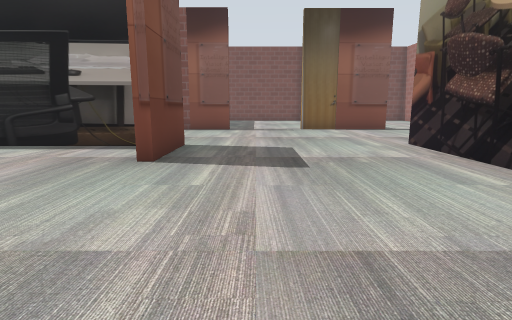
view 1 (above)

24 first-person views from a walk through a robot-simulator world made for Gazebo. The camera is 0.5 m above the floor, tilts 10° down and sees 80° across. The floor is counted in squares, 0.5 m on a side. Each view is taken from the middle of a square. On the plan, view 1 faces up. The plan holds only what a view shows up to about 12 squares ahead; the rest is blank. The place goes on beyond the plan. Gazebo's built-in surfaces are drawn with simple patterns.

view 2
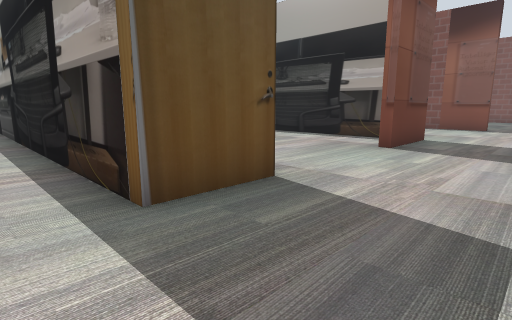

view 3
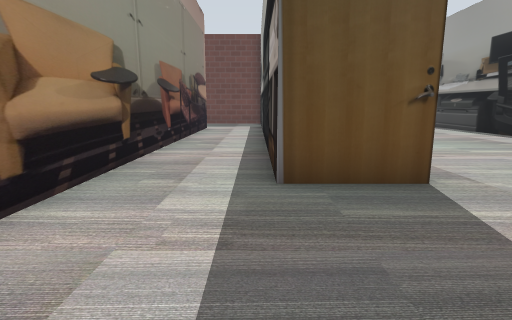

view 4
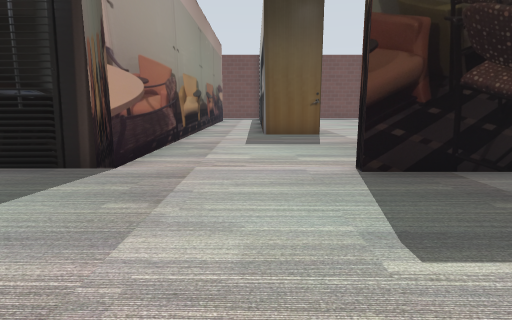

view 5
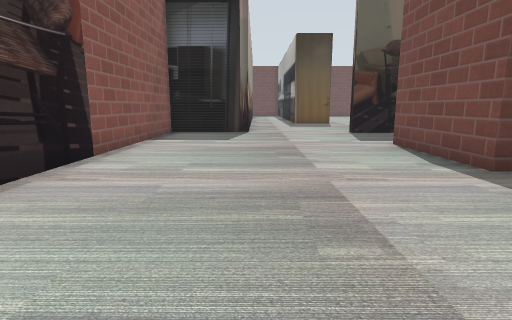

view 6
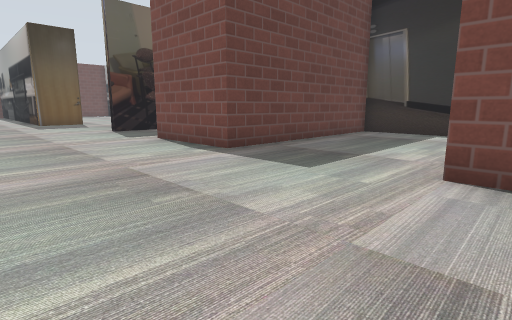

view 7
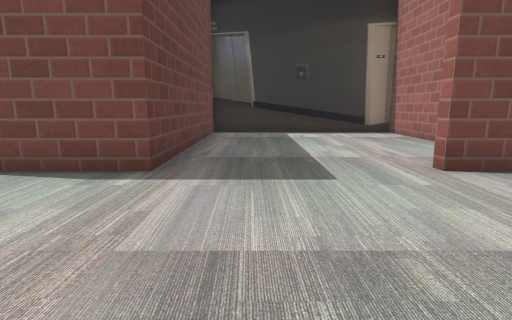

view 8
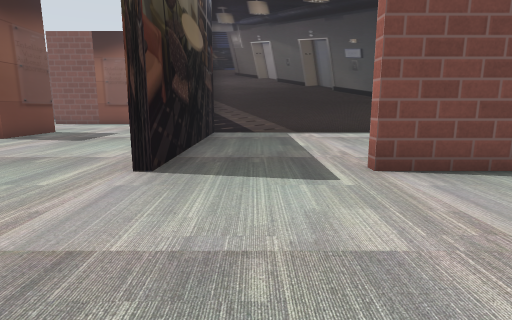

view 9
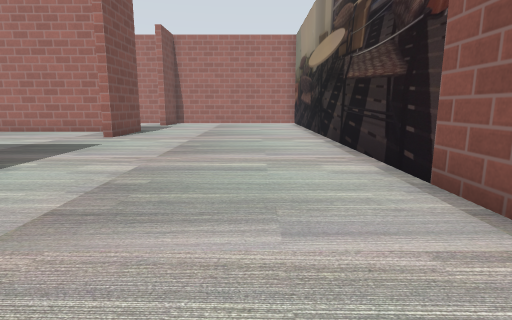

view 10
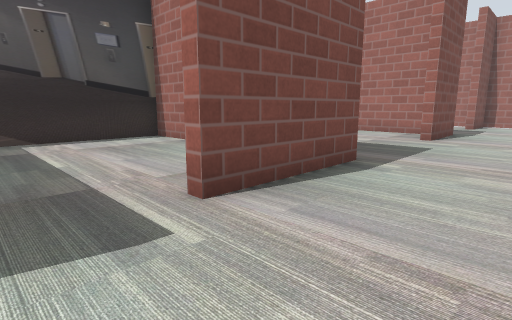

view 11
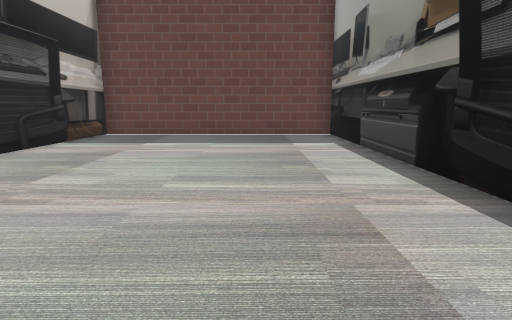

view 12
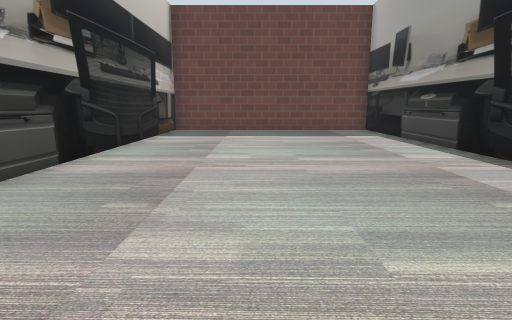

view 13
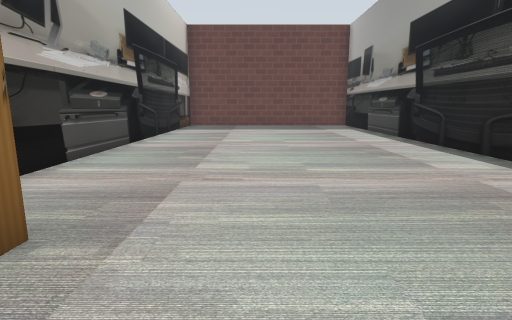

view 14
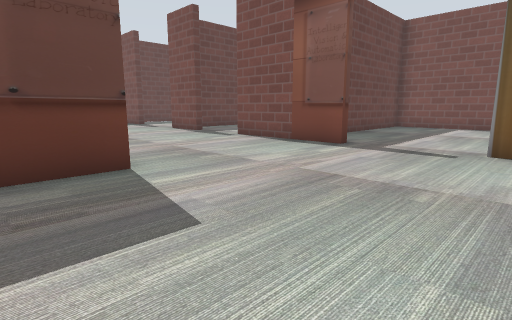

view 15
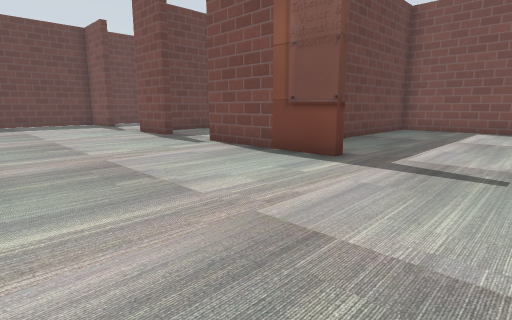

view 16
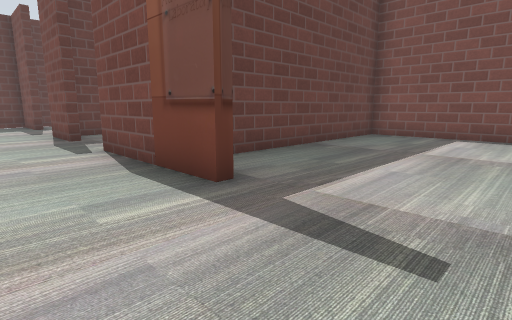

view 17
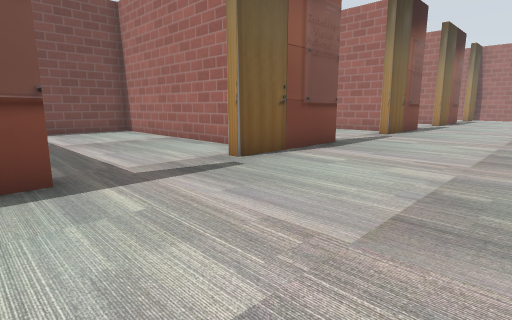

view 18
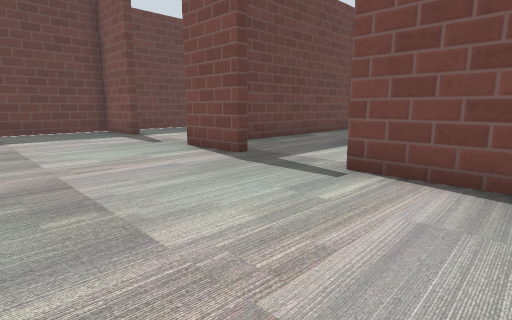

view 19
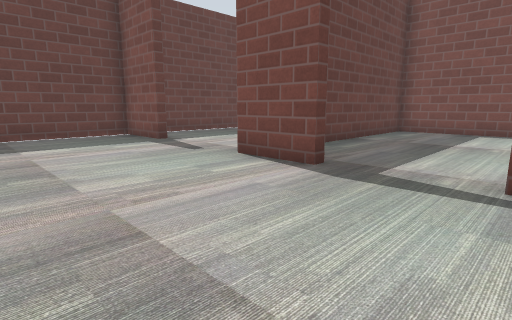

view 20
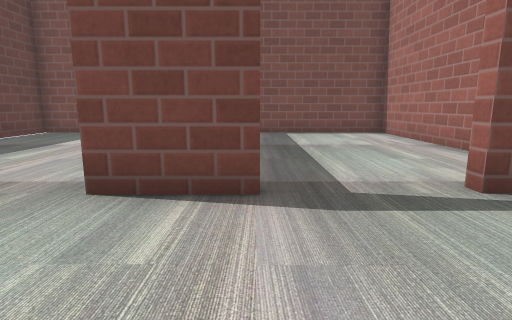

view 21
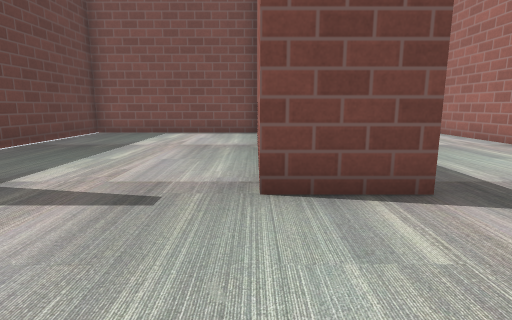

view 22
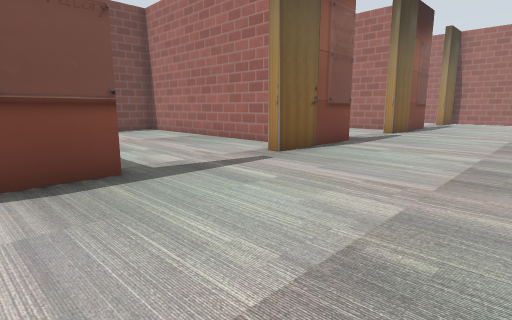

view 23
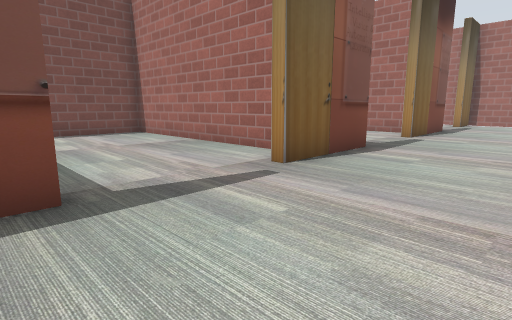

view 24
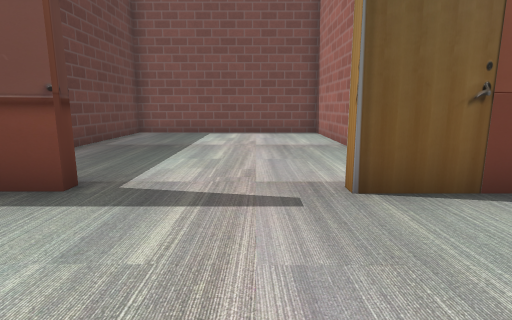

### Floor plan
Ten units are one square. View 1 is at (0, 0); x grows to the right and y downward. Boxes are objects, and circles mark ways between rooms. Rooms are numbered by the first view taken in them; rooms with no view inside come last. Other rooms are left out.
<svg viewBox="-166 -223 356 291">
<path fill="none" stroke="#000" d="M-19 -14 -19 7 -134 7M-106 33 41 33M114 -7 77 -7M41 33 41 63 185 63M44 -7 40 -7M185 -7 159 -7M-30 -77 -161 -77 -161 4 -42 4M-19 -55 -22 -55M-11 -134 -54 -134M-19 -81 -19 -55M-79 -134 -99 -134 -99 -146M32 -152 32 -218 -29 -218 -29 -151M58 -134 20 -134M41 -47 41 -82M-138 -134 -161 -134 -161 -99M124 -134 90 -134M185 -134 155 -134M-32 -168 -32 -218 -96 -218 -96 -141M181 -16 181 -77 114 -77 114 -7M-99 -161 -99 -169M-99 -218 -161 -218 -161 -150M111 -60 111 -77 44 -77 44 -7"/>
<circle cx="40" cy="10" r="3" fill="#2a7"/>
<circle cx="10" cy="-10" r="3" fill="#2a7"/>
<circle cx="135" cy="-10" r="3" fill="#2a7"/>
<circle cx="60" cy="-10" r="3" fill="#2a7"/>
<circle cx="-20" cy="-35" r="3" fill="#2a7"/>
<circle cx="45" cy="-110" r="3" fill="#2a7"/>
<circle cx="-65" cy="-135" r="3" fill="#2a7"/>
<circle cx="-120" cy="-140" r="3" fill="#2a7"/>
<text x="-30" y="20">1</text>
<text x="110" y="20">2</text>
<text x="-90" y="-40">3</text>
<text x="-30" y="-110">4</text>
<text x="120" y="-110">5</text>
<text x="-70" y="-180">6</text>
<text x="140" y="-50">7</text>
<text x="-130" y="-180">8</text>
<text x="70" y="-50">9</text>
</svg>
Room 1 opens to room 2. Room 1 opens to room 4. Room 2 opens to room 7. Room 2 opens to room 9. Room 3 opens to room 4. Room 4 opens to room 5. Room 4 opens to room 6. Room 4 opens to room 8.

Where each view was taken, in squares from view 1:
view 1: 0 up, 0 right, facing up
view 2: 2 down, 1 right, facing up-left
view 3: 1 down, 2 right, facing left
view 4: 1 down, 9 right, facing left
view 5: 3 down, 16 right, facing left
view 6: 4 down, 17 right, facing up-left
view 7: 4 down, 13 right, facing up
view 8: 4 down, 6 right, facing up
view 9: 4 down, 6 right, facing right
view 10: 2 down, 6 right, facing up-right
view 11: 5 up, 5 left, facing left
view 12: 3 up, 3 left, facing left
view 13: 3 up, 0 right, facing left
view 14: 6 up, 3 right, facing up-left
view 15: 8 up, 2 right, facing up-left
view 16: 11 up, 2 right, facing up-left
view 17: 9 up, 2 left, facing up-right
view 18: 9 up, 3 left, facing up-left
view 19: 9 up, 5 left, facing up-left
view 20: 10 up, 8 left, facing up
view 21: 10 up, 10 left, facing up
view 22: 9 up, 4 right, facing up-right
view 23: 10 up, 5 right, facing up-right
view 24: 10 up, 8 right, facing up
